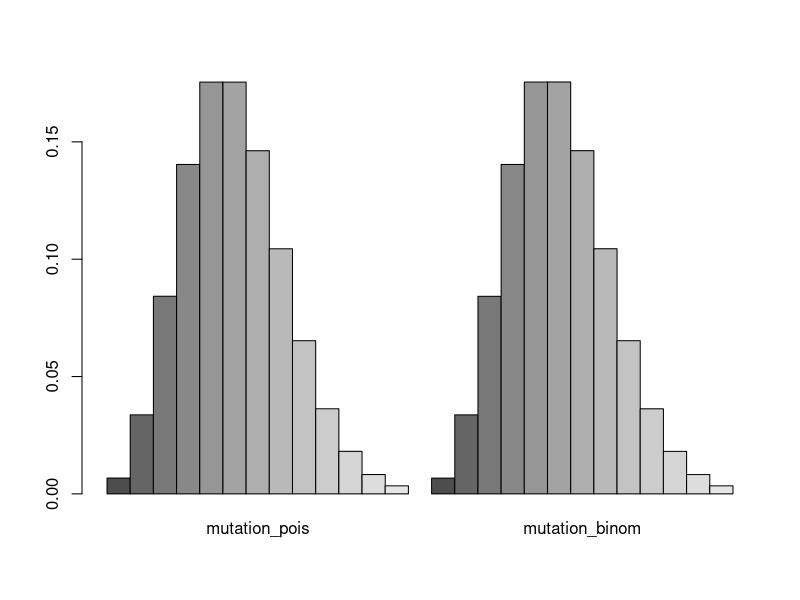
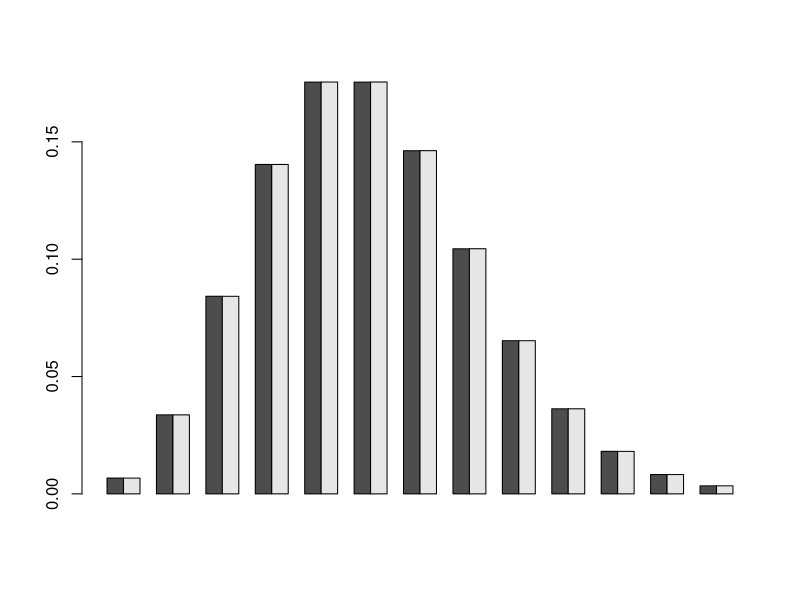
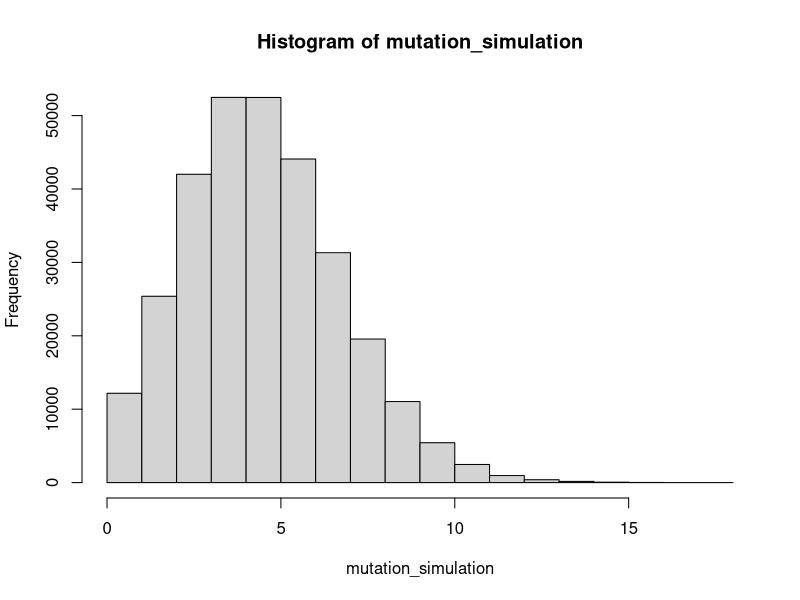

Write the R code that produced these figures, in order.
#' Mutations along the genome of HIV (Human Immunodeficiency Virus) 
#' occur at random with a rate of 5 × 10e−4 per nucleotide per 
#' replication cycle. This means that after one cycle, 
#' the number of mutations in a genome of about 10e4 = 10,000 nucleotides 
#' will follow a Poisson distribution with rate 5.

#' 1. What is the probability mass distribution of observing 0 : 12 mutations
#' in a genome of n = 10e4 nucleotides, when the probability 
#' is p = 5 × 10e−4 per nuceotide? Is it similar when modeled by the
#' binomial b(n, p) distribution and by the Poisson (λ = np) distribution ?
mutation_pois = dpois(0:12, 5)
mutation_binom = dbinom(0:12, 10000, 0.0005)

#' Let's google on how to visualize 
#' two barplot side-by-side to facilitate comparison
#' good answer: https://stackoverflow.com/a/36968702
#' One way from the answer
mutation_rates = cbind( mutation_pois, mutation_binom)
barplot(mutation_rates,beside=T) # did you say that `T` is alias to `TRUE`?!

#' Another way from the answer
mutation_rates = rbind( mutation_pois, mutation_binom)
barplot(mutation_rates,beside=T) # did you say that `T` is alias to `TRUE`?!

#' Important realization that Poisson is a good approximation
#' to the Binomial distribution in this case.

#' 2. Simulate a mutation process along 10,000 positions with a mutation 
#' rate of 5 × 10e−4 and count the number of mutations. 
#' Repeat this many times (e.g 300000) and plot the 
#' distribution with the `barplot`
#' function.

mutation_simulation = rpois(300000,5)

#' Plot using histograms
hist(mutation_simulation)
